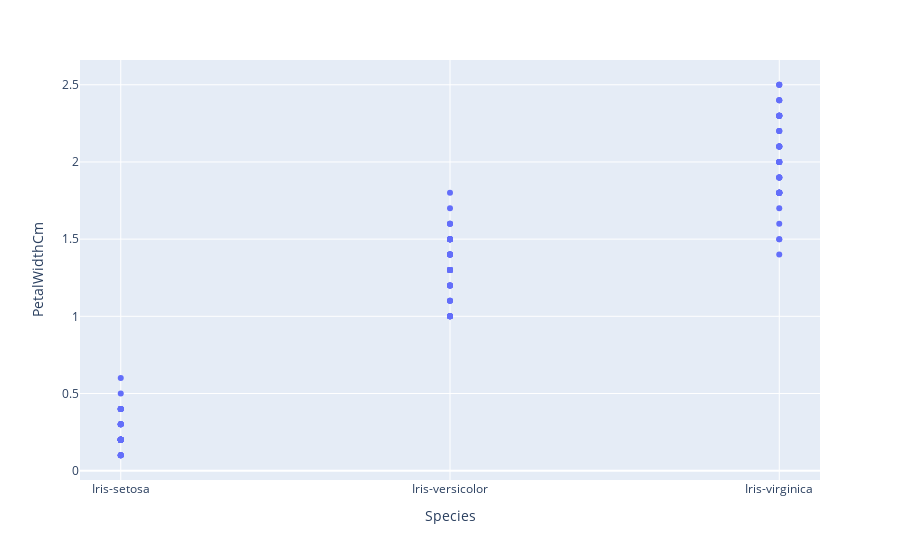

The cell this chart's notebook holds for it:
### Code cell
# Visualization of the data (petal width)
px.scatter(iris,x='Species',y='PetalWidthCm')

### Figure 1 — Plotly figure (JSON) as saved in the notebook; plotly's stock layout.template omitted (floating-point values rounded to 4 significant figures; data arrays with more than 128 entries replaced by an {"elided": "..."} marker saying what was removed)
{"data": [{"hovertemplate": "Species=%{x}<br>PetalWidthCm=%{y}<extra></extra>", "legendgroup": "", "marker": {"color": "#636efa", "symbol": "circle"}, "mode": "markers", "name": "", "orientation": "v", "showlegend": false, "type": "scatter", "x": {"elided": "150 str values"}, "xaxis": "x", "y": {"elided": "150 float values"}, "yaxis": "y"}], "layout": {"legend": {"tracegroupgap": 0}, "margin": {"t": 60}, "xaxis": {"anchor": "y", "domain": [0, 1], "title": {"text": "Species"}}, "yaxis": {"anchor": "x", "domain": [0, 1], "title": {"text": "PetalWidthCm"}}}}
